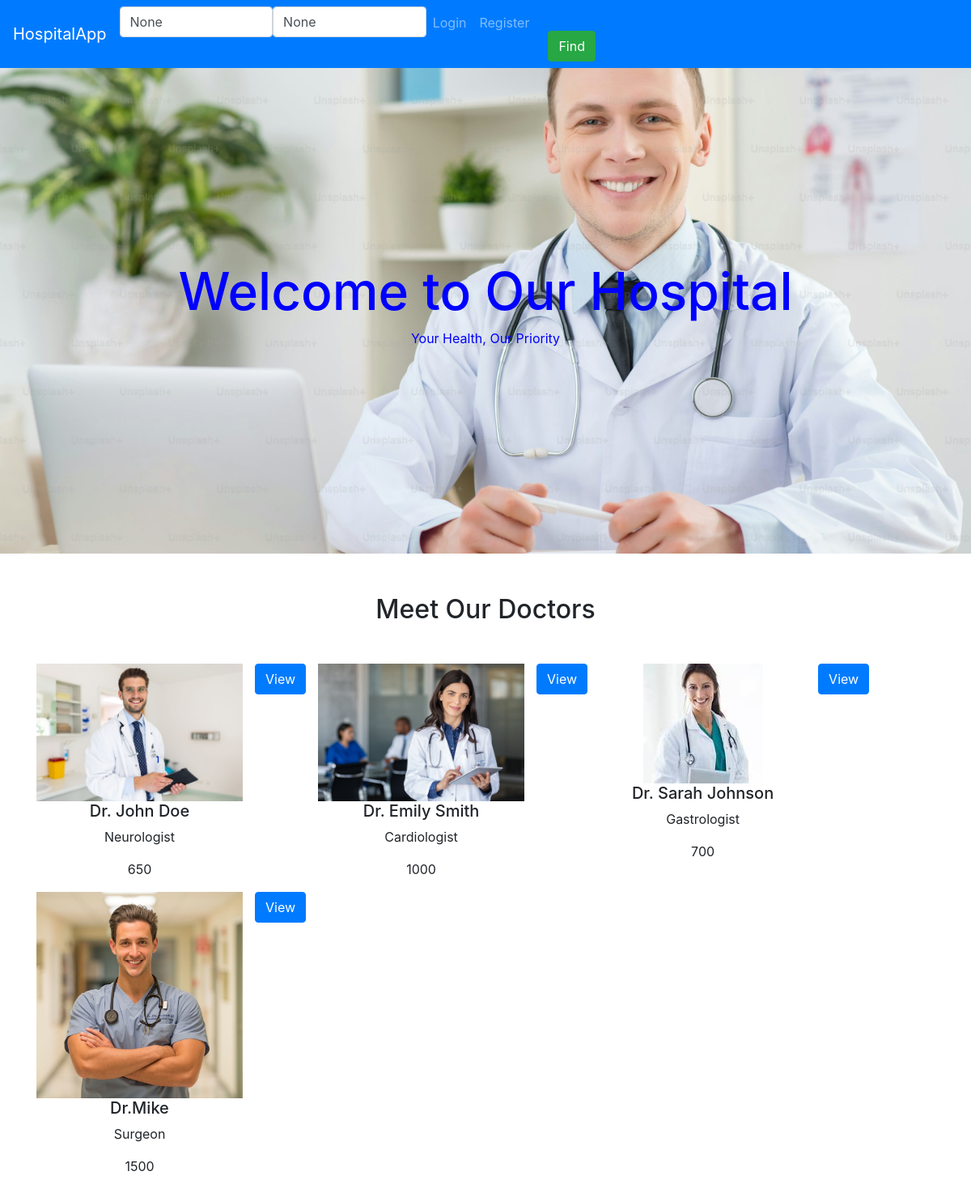
The page / on the database its author committed.
### hospital_app/models.py (models this page shows, shortened)
class Hospital(models.Model):
    uid = models.UUIDField(default=uuid.uuid4, editable=False, primary_key=True)
    created_at = models.DateTimeField(auto_now_add=True)
    updated_at = models.DateTimeField(auto_now_add=True)
    class Meta:
        abstract = True

class Doctor_details(Hospital):
    doctors_name = models.CharField(max_length=50)
    doctors_visit = models.IntegerField()
    description = models.TextField()
    departments = models.OneToOneField(Department, on_delete=models.CASCADE, null=True)
    appoinment_count = models.IntegerField(default=5)

class doctors_image(Hospital):
    doctor = models.ForeignKey(Doctor_details, related_name='images', on_delete= models.CASCADE)
    images = models.ImageField()

### hospital_app/views.py (the view)
# urls.py: 2. Add a URL to urlpatterns:  path('', views.home, name='home')
def home(request):
    department_objs = Department.objects.all()
    doctor_objs = Doctor_details.objects.all()
    search = request.GET.get('search')
    if search:
        doctor_objs = doctor_objs.filter(Q(doctors_name__icontains = search) | Q(description__icontains = search))
    if search:
        department_objs = department_objs.filter(dep_name__icontains = search)
    context = {'department_objs':department_objs, 'doctor_objs':doctor_objs, 'search':search}
    return render(request, 'home.html', context)

### templates/home.html (shortened to what this page needs)
{% extends 'base.html'%}
{% block start%}
<!DOCTYPE html>
<html lang="en">
<head>
    <link href="https://stackpath.bootstrapcdn.com/bootstrap/4.5.2/css/bootstrap.min.css" rel="stylesheet">
</head>
<body>
    <nav class="navbar navbar-expand-lg navbar-dark bg-primary">
        <a class="navbar-brand" href="#">HospitalApp</a>
        <form method='GET'>
        <div class="collapse navbar-collapse" id="navbarNav">
            <ul class="navbar-nav ml-auto">
              <li class="nav-item">
                    <input name="search" value="{{search}}" class="form-control" placeholder="Department">
                <li class="nav-item">
                    <input name="search" value="{{search}}" class="form-control" placeholder="Docs or deps">
                </li>
                <li class="nav-item">
                    <a href="{%url 'login'%}"class="nav-link" href="#contact">Login</a>
                </li>
                <li class="nav-item">
                    <a href="{%url 'register'%}"class="nav-link" href="#contact">Register</a>
                </li>
                <div class="col-md-4">
                    <button style="margin-top: 30px;" type="submit" class="btn btn-success">Find</button>
                </div>
            </ul>
        </div>
    </nav>
    <div class="hero">
        <div>
            <h1>Welcome to Our Hospital</h1>
            <p>Your Health, Our Priority</p>
        </div>
    </div>
    <section id="doctors" class="doctors text-center">
        <div class="container">
            <h2 class="mb-5">Meet Our Doctors</h2>
            <div class="row">
                {% for doctor_obj in doctor_objs%}
                <div class="col-md-3">
                    <img class="img-fluid" src="/media/{{doctor_obj.images.first.images}}" alt="Card image cap">
                    <h5>{{doctor_obj.doctors_name}}</h5>
                    <p>{{doctor_obj.description}}</p>
                     <p>{{doctor_obj.doctors_visit}}</p>
                </div>
                <div>
                   <a href="{% url 'doctors_details' doctor_obj.uid %}" class="btn btn-primary">View</a>
                </div>
                {% endfor %}
            </div>
        </div>
    </section>
{% endblock %}

### templates/home.html (style rules this page uses)
.hero { background: url('/media/bg2.jpg') no-repeat center center/cover; height: 600px; color: Blue; display: flex; justify-content: center; align-items: center; text-align: center; }
.hero h1 { font-size: 4rem; }
.services, .doctors { padding: 50px 0; }

### rows shown on the page
Doctor_details: images.first.images (picture), doctors_name "Dr. John Doe", description "Neurologist", doctors_visit "650"
Doctor_details: images.first.images (picture), doctors_name "Dr. Emily Smith", description "Cardiologist", doctors_visit "1000"
Doctor_details: images.first.images (picture), doctors_name "Dr. Sarah Johnson", description "Gastrologist", doctors_visit "700"
Doctor_details: images.first.images (picture), doctors_name "Dr.Mike", description "Surgeon", doctors_visit "1500"
